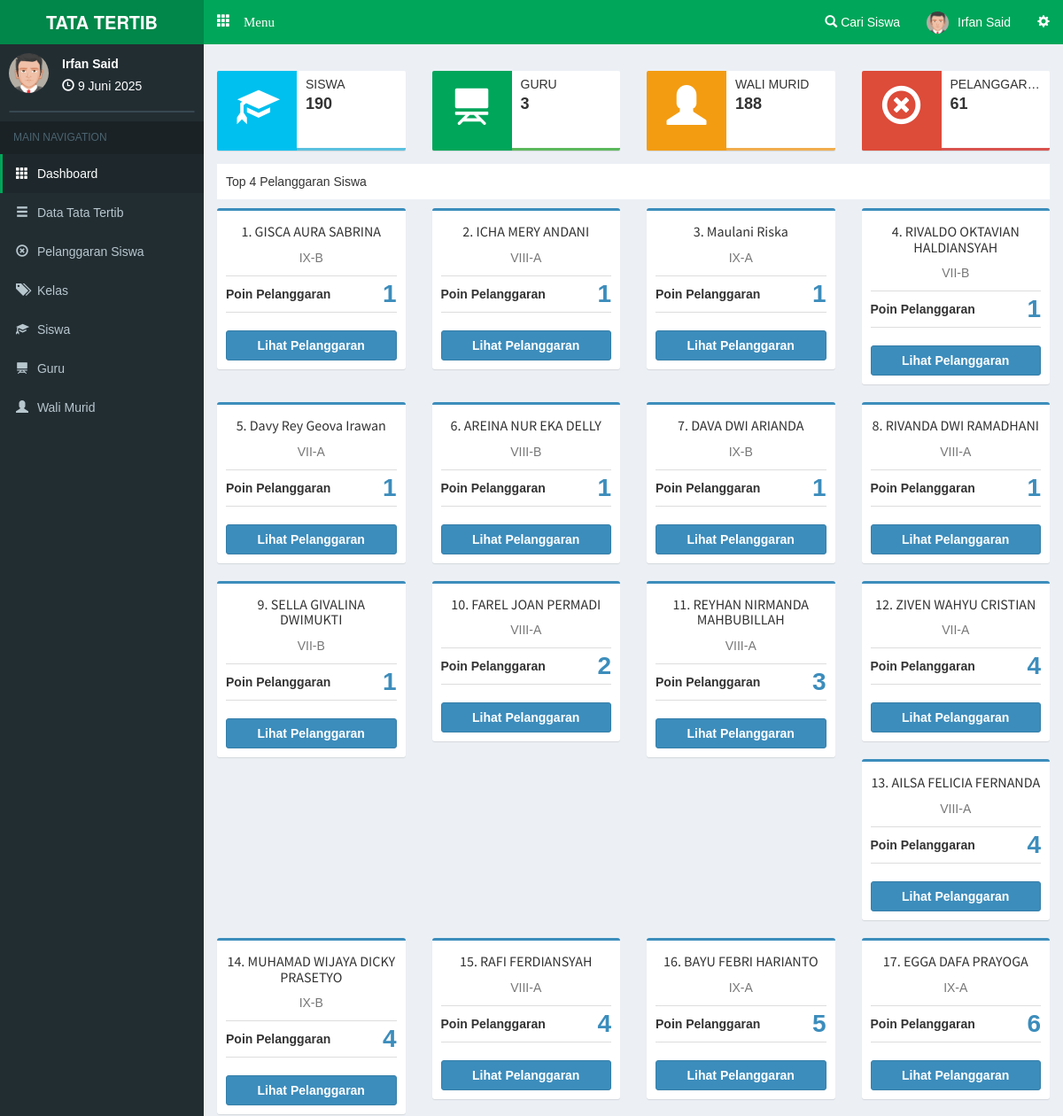
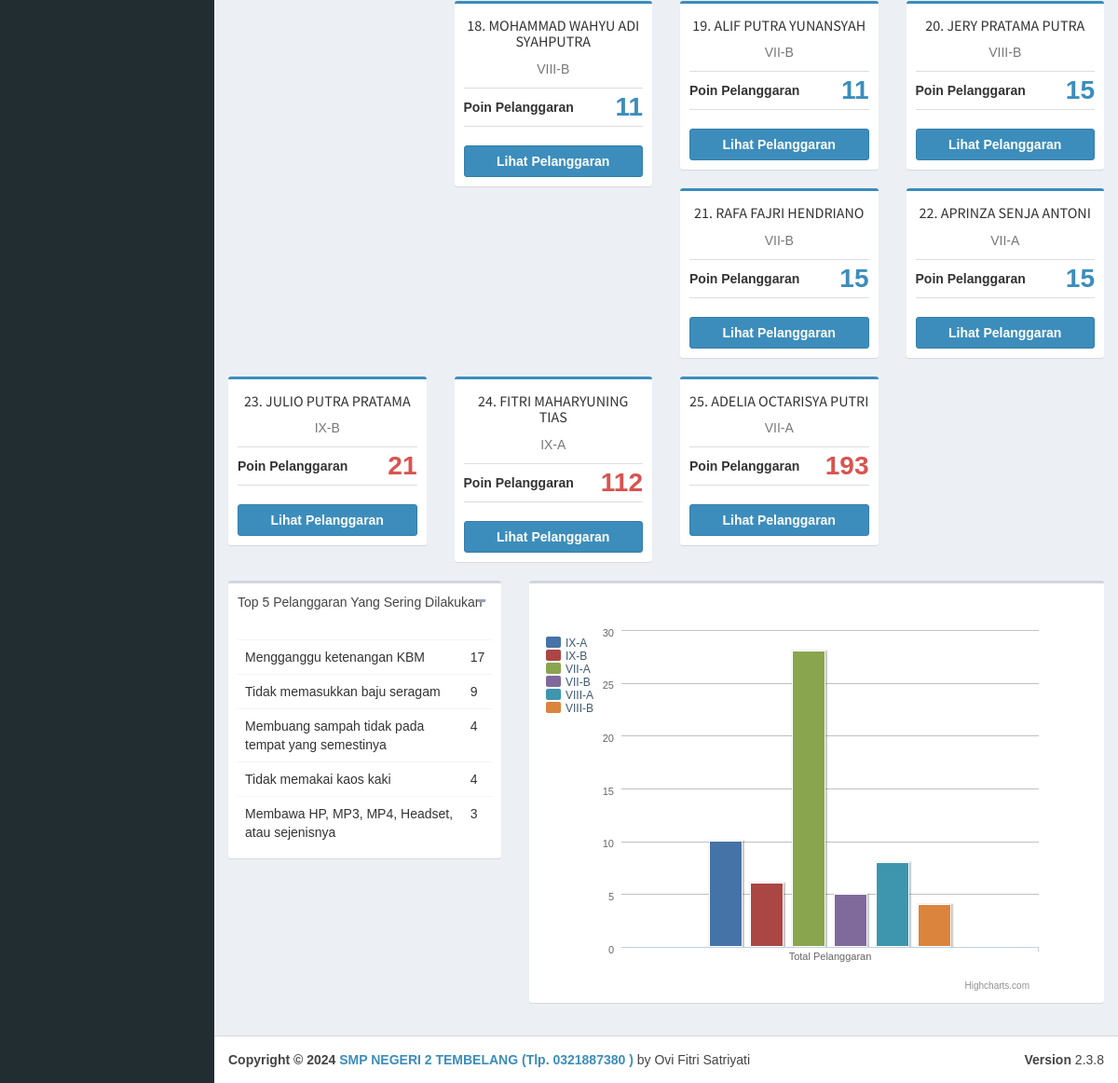
Page /admin/main (signed in) on the committed database (2 pictures, top to bottom).
### tables this page shows
CREATE TABLE `siswa` (
  `c_siswa` varchar(10) NOT NULL,
  `c_kelas` varchar(10) NOT NULL,
  `nisn` varchar(20) NOT NULL,
  `nama` varchar(100) NOT NULL,
  `jk` varchar(1) NOT NULL,
  `alamat` varchar(150) NOT NULL,
  `tl` date NOT NULL
);

CREATE TABLE `kelas` (
  `c_kelas` varchar(10) NOT NULL,
  `kelas` varchar(60) NOT NULL
);

CREATE TABLE `benpel` (
  `c_benpel` varchar(10) NOT NULL,
  `c_katbenpel` varchar(10) NOT NULL,
  `benpel` text NOT NULL,
  `bobot` int(11) NOT NULL
);

### php/config.php (called while the page is built, shortened)
<?php
$base='http://localhost/pps/';
$basead='http://localhost/pps/admin/';
?>

### php/function.php (called while the page is built, shortened)
<?php
function tgl($date){
  $array_bulan = array(1=>'Januari','Februari','Maret', 'April', 'Mei', 'Juni','Juli','Agustus','September','Oktober', 'November','Desember');
  $date = strtotime($date);
  $tanggal = date ('j', $date);
  $bulan = $array_bulan[date('n',$date)];
  $tahun = date('Y',$date);
  $result = $tanggal ." ". $bulan ." ". $tahun;
  return($result);
}
?>

### admin/view/home.php (the view, shortened to what this page needs)
<?php
$jsi=mysqli_query($con,"SELECT * FROM siswa ");$hsi=mysqli_num_rows($jsi);
$jgu=mysqli_query($con,"SELECT * FROM guru ");$hgu=mysqli_num_rows($jgu);
$jwa=mysqli_query($con,"SELECT * FROM orangtua ");$hwa=mysqli_num_rows($jwa);
$jpe=mysqli_query($con,"SELECT * FROM pelanggaran ");$hpe=mysqli_num_rows($jpe);
?>
      <div class="row">
        <div class="col-md-3 col-sm-6 col-xs-12">
          <div class="info-box" style="border-bottom: 3px solid #5bc0de;">
            <a href="<?php echo $basead; ?>siswa"><span class="info-box-icon bg-aqua"><i class="glyphicon glyphicon-education"></i></span></a>
            <div class="info-box-content">
              <span class="info-box-text">Siswa</span>
              <span class="info-box-number"><?php echo $hsi; ?></span>
            </div>
          </div>
        </div>
        <div class="col-md-3 col-sm-6 col-xs-12">
          <div class="info-box" style="border-bottom: 3px solid #5cb85c;">
            <a href="<?php echo $basead; ?>guru"><span class="info-box-icon bg-green"><i class="glyphicon glyphicon-blackboard"></i></span></a>
            <div class="info-box-content">
              <span class="info-box-text">Guru</span>
              <span class="info-box-number"><?php echo $hgu; ?></span>
            </div>
          </div>
        </div>
        <div class="col-md-3 col-sm-6 col-xs-12">
          <div class="info-box" style="border-bottom: 3px solid #f0ad4e;">
            <a href="<?php echo $basead; ?>walimurid"><span class="info-box-icon bg-yellow"><i class="glyphicon glyphicon-user"></i></span></a>
            <div class="info-box-content">
              <span class="info-box-text">Wali Murid</span>
              <span class="info-box-number"><?php echo $hwa; ?></span>
            </div>
          </div>
        </div>
        <div class="col-md-3 col-sm-6 col-xs-12">
          <div class="info-box" style="border-bottom: 3px solid #d9534f;">
            <a href="<?php echo $basead; ?>pelanggaransiswa"><span class="info-box-icon bg-red"><i class="glyphicon glyphicon-remove-circle"></i></span></a>
            <div class="info-box-content">
              <span class="info-box-text">Pelanggaran</span>
              <span class="info-box-number"><?php echo $hpe; ?></span>
            </div>
          </div>
        </div>
      </div>
<div class="judul">
  Top 4 Pelanggaran Siswa
</div>
<div class="row">
<?php
$weights = [1];
$kriteria = ['jb'];
$all_siswa = [];
$all_values = [];
$q = mysqli_query($con, "SELECT c_siswa, SUM(bobot) as jb FROM pelanggaran GROUP BY c_siswa");
if($q){
  while($row = mysqli_fetch_assoc($q)) {
    $all_siswa[$row['c_siswa']] = $row;
    foreach($kriteria as $idx => $k) {
      $all_values[$k][] = $row[$k];
    }
  }
} else {
  echo "<div style='color:red;'>Query error: " . mysqli_error($con) . "</div>";
}
$normal = [];
foreach($all_siswa as $cid => $data) {
  foreach($kriteria as $idx => $k) {
    $min = min($all_values[$k]);
    $normal[$cid][$k] = $min > 0 ? $min / ($data[$k] > 0 ? $data[$k] : 1) : 0;
  }
}
$saw_score = [];
foreach($normal as $cid => $data) {
  $score = 0;
  foreach($kriteria as $idx => $k) {
    $score += $weights[$idx] * $data[$k];
  }
  $saw_score[$cid] = $score;
}
arsort($saw_score);
$rank = 1;
foreach($saw_score as $cid => $score) {
  $sis = mysqli_fetch_array(mysqli_query($con, "SELECT * FROM siswa WHERE c_siswa='$cid' "));
  $kel = mysqli_fetch_array(mysqli_query($con, "SELECT * FROM kelas WHERE c_kelas='{$sis['c_kelas']}' "));
  $hpps = mysqli_fetch_array(mysqli_query($con, "SELECT SUM(bobot) as jb FROM pelanggaran WHERE c_siswa='$cid' "));
?>
  <div class="col-md-3">
  <div class="box box-primary">
    <div class="box-body box-profile">
    <h4 class="profile-username text-center" style="font-size: 16px;">
      <?php echo $rank . ". " . $sis['nama']; ?>
    </h4>
    <p class="text-muted text-center"><?php echo $kel['kelas']; ?></p>
    <ul class="list-group list-group-unbordered">
      <li class="list-group-item">
      <?php if($hpps['jb']>20){ $style='style="font-size: 28px;margin-top: -10px;color:#d9534f;"'; }else{ $style='style="font-size: 28px;margin-top: -10px;"'; } ?>
      <b>Poin Pelanggaran<a class="pull-right" <?php echo $style.'>'.$hpps['jb']; ?></a></b>
      </li>
    </ul>
    <a href="<?php echo $basead; ?>lihatpelanggaransiswa/<?php echo $cid; ?>" class="btn btn-primary btn-block"><b>Lihat Pelanggaran</b></a>
    </div>
  </div>
  </div>
<?php
  $rank++;
}
?>
</div>
<div class="row">
  <div class="col-md-4">
    <div class="box">
      <div class="box-header">
        <p>Top 5 Pelanggaran Yang Sering Dilakukan</p>
        <div class="box-tools">
          <button type="button" class="btn btn-box-tool" data-widget="collapse"><i class="glyphicon glyphicon-minus"></i></button>
        </div>
      </div>
      <div class="box-body">
      <table class="table table-hover">
        <tbody>
    <?php $vr=1; $pyd=mysqli_query($con,"SELECT c_benpel, count(c_benpel) as bp from pelanggaran group by c_benpel order by bp desc limit 5 ");while($hpyd=mysqli_fetch_array($pyd)){
    $ben=mysqli_fetch_array(mysqli_query($con,"SELECT * FROM benpel where c_benpel='$hpyd[c_benpel]' "));
    ?>
          <tr>
            <td><?php echo $ben['benpel']; ?></td>
            <td><?php echo $hpyd['bp']; ?></td>
          </tr>
    <?php $vr++; } ?>
        </tbody>
      </table>
      </div>
    </div>
  </div>
  <div class="col-xs-12 col-md-8 col-lg-8">
    <div class="box">
      <div class="box-header">
      </div>
      <div class="box-body">
      <table>
        <div id="containertm" style="width:90%;"></div>
      </table>
      </div>
    </div>
  </div>
</div>

### admin/main.php (shortened to what this page needs)
<?php date_default_timezone_set('Asia/Jakarta');$date=date('Y-m-d'); require '../php/config.php'; require '../php/function.php'; session_start(); if(empty($_SESSION['c_admin'])){header('location:../login');} $na=mysqli_fetch_array(mysqli_query($con,"SELECT * FROM admin where c_admin='$_SESSION[c_admin]' "));  ?>
<!DOCTYPE html>
<html>
<head>
  <link rel="stylesheet" href="<?php echo $base; ?>theme/bootstrap/css/bootstrap.min.css">
  <link rel="stylesheet" href="<?php echo $base; ?>theme/plugins/datatables/dataTables.bootstrap.css">
  <link rel="stylesheet" href="<?php echo $base; ?>theme/dist/css/AdminLTE.min.css">
  <link rel="stylesheet" href="<?php echo $base; ?>theme/dist/css/skins/_all-skins.min.css">
  <link rel="stylesheet" href="<?php echo $base; ?>theme/plugins/iCheck/square/blue.css">
  <link rel="stylesheet" href="<?php echo $base; ?>theme/plugins/pace/pace.min.css">
  <link rel="stylesheet" href="<?php echo $base; ?>theme/plugins/select2/select2.min.css">
  <link href="<?php echo $base; ?>theme/datetime/css/bootstrap-datetimepicker.min.css" rel="stylesheet">
</head>
<body class="skin-green hold-transition fixed"
oncontextmenu="return false">
<div class="wrapper">
  <header class="main-header">
    <a href="#" class="logo">
      <span class="logo-lg"><b>TATA TERTIB</b></span>
    </a>
    <nav class="navbar navbar-static-top" role="navigation">
     <a href="#" class="glyphicon glyphicon-th" data-toggle="offcanvas" role="button" style="color: #fff;margin-top: 15px;margin-left: 15px;font-size: 15px;"> Menu
      </a>
      <div class="navbar-custom-menu">
        <ul class="nav navbar-nav">
          <li class="dropdown notifications-menu">
            <a href="#" class="dropdown-toggle" data-toggle="dropdown">
              <i class="glyphicon glyphicon-search"></i> Cari Siswa
            </a>
          </li>
          <li class="dropdown user user-menu">
            <a href="#" class="dropdown-toggle" data-toggle="dropdown">
            <img src="<?php echo $base; ?>php/img/avatar1.png" class="user-image" alt="User Image">
              <span class="hidden-xs"><?php echo $na['nama'] ?></span>
            </a>
          </li>
          <li>
            <a href="#" data-toggle="control-sidebar"><i class="glyphicon glyphicon-cog"></i></a>
          </li>
        </ul>
      </div>
    </nav>
  </header>
  <aside class="main-sidebar">
    <section class="sidebar">
      <div class="user-panel">
        <div class="pull-left image">
          <img src="<?php echo $base; ?>php/img/avatar1.png" class="img-circle" alt="User Image">
        </div>
        <div class="pull-left info">
          <p><?php echo $na['nama']; ?></p>
          <i class="glyphicon glyphicon-time"></i> <?php echo tgl(date('d-m-Y')); ?>
        </div>
      </div>
      <form action="#" method="get" class="sidebar-form">
      </form>
<?php
if(empty($_GET['smkakh'])){
  $aak='class="active"';$bak='';$cak='';$drop1='';$drop2='';$drop3='';$dak='';$eak='';$fak='';$gak='';
}
?>
      <ul class="sidebar-menu">
        <li class="header">MAIN NAVIGATION</li>
        <li <?php echo $aak; ?>>
          <a href="<?php echo $basead; ?>">
            <i class="glyphicon glyphicon-th"></i> <span>Dashboard</span>
          </a>
        </li>
        <li <?php echo $bak; ?>>
          <a href="#">
            <i class="glyphicon glyphicon-menu-hamburger"></i>
            <span>Data Tata Tertib</span>
          </a>
        </li>
        <li <?php echo $gak; ?>>
          <a href="<?php echo $basead; ?>pelanggaransiswa">
            <i class="glyphicon glyphicon-remove-circle"></i> <span>Pelanggaran Siswa</span>
          </a>
        </li>
        <li <?php echo $cak; ?>>
          <a href="<?php echo $basead; ?>kelas">
            <i class="glyphicon glyphicon-tags"></i> <span>Kelas</span>
          </a>
        </li>
        <li <?php echo $dak; ?>>
          <a href="<?php echo $basead; ?>siswa">
            <i class="glyphicon glyphicon-education"></i> <span>Siswa</span>
          </a>
        </li>
        <li <?php echo $eak; ?>>
          <a href="<?php echo $basead; ?>guru">
            <i class="glyphicon glyphicon-blackboard"></i> <span>Guru</span>
          </a>
        </li>
        <li <?php echo $fak; ?>>
          <a href="<?php echo $basead; ?>walimurid">
            <i class="glyphicon glyphicon-user"></i> <span>Wali Murid</span>
          </a>
        </li>
      </ul>
    </section>
  </aside>
  <div class="content-wrapper">
    <section class="content-header">
    </section>
    <section class="content">
<?php
  if(empty($_GET['smkakh'])){require 'view/home.php';}
?>
    </section>
  </div>
</div>
  <footer class="main-footer">
    <div class="pull-right hidden-xs">
      <b>Version</b> 2.3.8
    </div>
    <strong>Copyright &copy; 2024 <a href="#">SMP NEGERI 2 TEMBELANG (Tlp. 0321887380 )</a></strong> by Ovi Fitri Satriyati
  </footer>
</body>
</html>

### admin/main.php (style rules this page uses)
body { font-family:arial; }
.judul { width: 100%; background-color: #FFF; padding: 10px;margin-bottom: 10px; }

### rows in the picture
siswa: nama "GISCA AURA SABRINA"
kelas: kelas "IX-B"
siswa: nama "ICHA MERY ANDANI"
kelas: kelas "VIII-A"
siswa: nama "Maulani Riska"
kelas: kelas "IX-A"
siswa: nama "RIVALDO OKTAVIAN HALDIANSYAH"
kelas: kelas "VII-B"
siswa: nama "Davy Rey Geova Irawan"
kelas: kelas "VII-A"
siswa: nama "AREINA NUR EKA DELLY"
kelas: kelas "VIII-B"
siswa: nama "DAVA DWI ARIANDA"
siswa: nama "RIVANDA DWI RAMADHANI"
siswa: nama "SELLA GIVALINA DWIMUKTI"
siswa: nama "FAREL JOAN PERMADI"
siswa: nama "REYHAN NIRMANDA MAHBUBILLAH"
siswa: nama "ZIVEN WAHYU CRISTIAN"
siswa: nama "AILSA FELICIA FERNANDA"
siswa: nama "MUHAMAD WIJAYA DICKY PRASETYO"
siswa: nama "RAFI FERDIANSYAH"
siswa: nama "BAYU FEBRI HARIANTO"
siswa: nama "EGGA DAFA PRAYOGA"
siswa: nama "MOHAMMAD WAHYU ADI SYAHPUTRA"
siswa: nama "ALIF PUTRA YUNANSYAH"
siswa: nama "JERY PRATAMA PUTRA"
siswa: nama "RAFA FAJRI HENDRIANO"
siswa: nama "APRINZA SENJA ANTONI"
siswa: nama "JULIO PUTRA PRATAMA"
siswa: nama "FITRI MAHARYUNING TIAS"
siswa: nama "ADELIA OCTARISYA PUTRI"
benpel: benpel "Mengganggu ketenangan KBM"
benpel: benpel "Tidak memasukkan baju seragam"
benpel: benpel "Membuang sampah tidak pada tempat yang semestinya"
benpel: benpel "Tidak memakai kaos kaki"
benpel: benpel "Membawa HP, MP3, MP4, Headset, atau sejenisnya"

### other values in the picture
$na['nama'] "Irfan Said"
$hsi "190"
$hgu "3"
$hwa "188"
$hpe "61"
$hpps['jb'] "1"
$hpps['jb'] "2"
$hpps['jb'] "3"
$hpps['jb'] "4"
$hpps['jb'] "5"
$hpps['jb'] "6"
$hpps['jb'] "11"
$hpps['jb'] "15"
$hpps['jb'] "21"
$hpps['jb'] "112"
